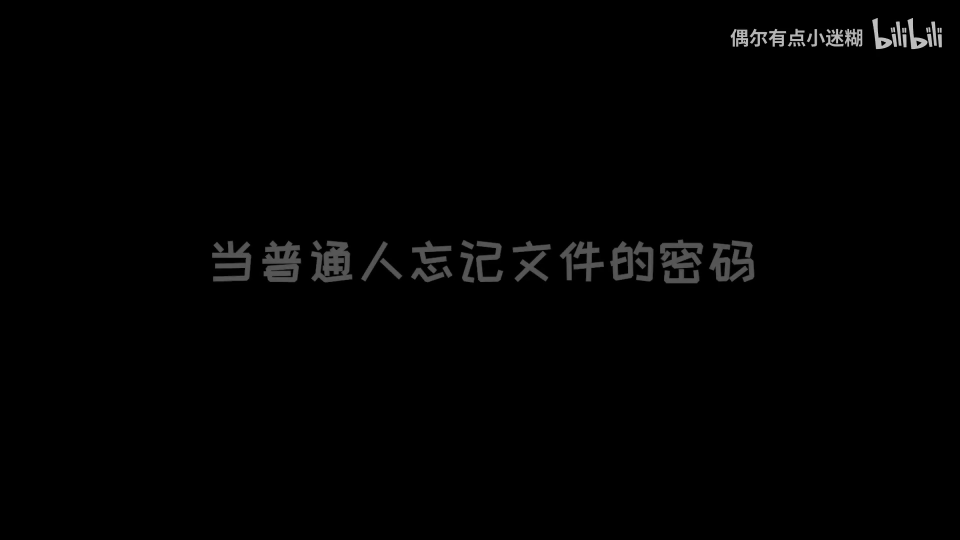
#> input picture Python-Packages/ML/image1.jpg, 1920 x 1080 px (shown at 1/2 size)
$ python -i v.py   (imports and definitions only)
#> lines starting #> are read from the running program, lines starting #| are printed output that depends on the picture; after the words box and inside, x2 and y2 are one past the last pixel; in counts of white or black regions, pixels touching at a corner belong together
#> further down, picture is the input picture: shape (1080, 1920, 3); min 0, max 217, mean 2.2
import cv2 as cv
import numpy as np
from PIL import ImageGrab
from pynput import mouse,keyboard

r"""
Reference:
[Python OpenCV查找图中的四边形/矩形](https://cloud.tencent.com/developer/article/1675022)
[pywinauto](https://github.com/pywinauto/pywinauto)
[What is pywinauto](https://pywinauto.readthedocs.io/en/latest/index.html)
[Handling the keyboard](https://pynput.readthedocs.io/en/latest/keyboard.html#monitoring-the-keyboard)
"""

Screen = (0,0,1920,1080)

font = cv.FONT_HERSHEY_SIMPLEX


def angle_cos(p0,p1,p2):
    d1,d2 = (p0-p1).astype('float'),(p2-p1).astype('float')
    return abs(np.dot(d1,d2)/np.sqrt(np.dot(d1,d1)*np.dot(d2,d2)))

def find_squares(img):
    squares = []
    img = cv.GaussianBlur(img,(3,3),0)
    gray = cv.cvtColor(img,cv.COLOR_BGR2GRAY)
    bin = cv.Canny(gray,30,100,apertureSize=3)
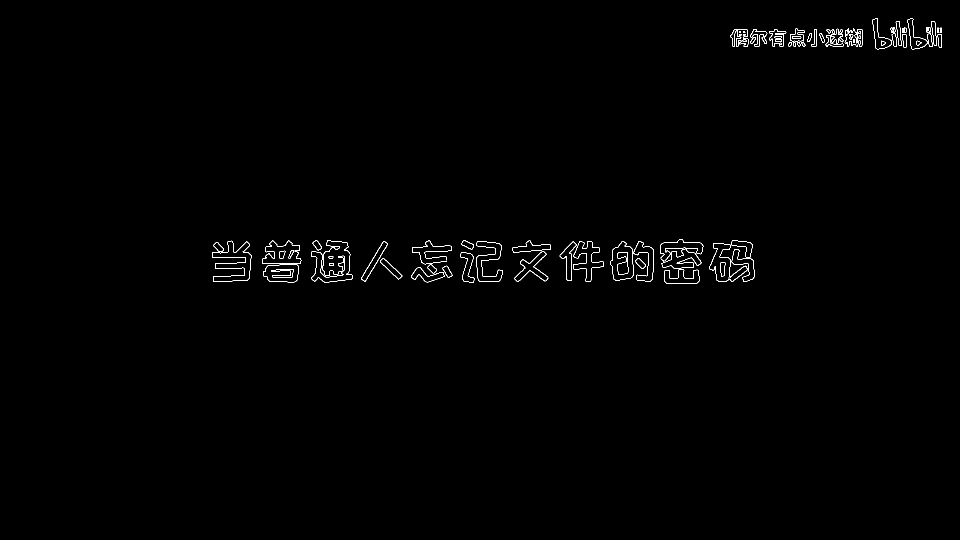
#> bin: shape (1080, 1920) (shown at 1/2 size); 0.54% white in thin lines or dots, all inside (x1, y1, x2, y2) = (424, 36, 1884, 567)
    contours , _hierarchy = cv.findContours(bin,cv.RETR_EXTERNAL,cv.CHAIN_APPROX_SIMPLE)
#> contours = 75 contours, 14 with area under 20; largest, box (x1, y1, x2, y2) and area: (1220, 482, 1307, 563) 4112, (524, 502, 603, 565) 2178, (952, 482, 1006, 564) 1994, (1463, 480, 1509, 564) 1698, (1320, 479, 1407, 538) 1470
    # print('轮廓数量：%d' % len(contours))
    index = 0
    for cnt in contours:
        cnt_len = cv.arcLength(cnt,True) # 计算轮廓周长
        cnt = cv.approxPolyDP(cnt,0.02*cnt_len,True) # 多边形逼近
        if len(cnt) == 4 and cv.contourArea(cnt) > 1000 and cv.isContourConvex(cnt):
            M = cv.moments(cnt) # 计算轮廓的矩
            cx = int(M['m10']/M['m00'])
            cy = int(M['m01']/M['m00']) #轮廓重心

            cnt = cnt.reshape(-1,2)
            # max_cos = np.max([angle_cos(cnt[i],cnt[(i+1)%4],cnt[(i+2)%4])] for i range(4))
            max_cos = np.max([angle_cos( cnt[i], cnt[(i+1) % 4], cnt[(i+2) % 4] ) for i in range(4)])
            if max_cos < 0.1:

            # if True:
                index = index + 1
                cv.putText(img,("#%d"%index),(cx,cy),font,0.7,(255,0,255),2)
                squares.append(cnt)
#> this loop made 75 passes
#> cnt_len on passes 1, 2, 3, 4, 5, 7, 9, 10, 11, 12, 13, 14: 251.6, 186.4, 68.43, 54.43, 24.83, 62.91, 122, 23.66, 195, 286.8, 467.9, 48.73
#> (cnt_len, cnt) on passes 6, 8, 21, 43, 44, 47: (70.49, [[1441, 525], [1442, 552], [1448, 551], [1450, 525]]), (127.1, [[765, 516], [760, 524], [796, 558], [804, 550]]), (209.2, [[770, 483], [724, 552], [728, 562], [775, 489]]), (65.07, [[1876, 68], [1878, 94], [1883, 94], [1883, 69]]), (64.24, [[1805, 68], [1807, 94], [1812, 94], [1812, 69]]), (66.73, [[1854, 68], [1858, 92], [1864, 93], [1861, 67]])
#> after the loop, index = 0; squares = []
    print(index)
#| 0
    return squares, img


def start():
    print('start')
    screen = np.array(ImageGrab.grab(bbox=Screen))

    squares, img = find_squares(screen)
    cv.drawContours( img, squares, -1, (0, 0, 255), 2 )
    cv.imshow('squares', img)
    # cv.imshow('screen',cv.cvtColor(screen,cv.COLOR_BGR2RGB))
    cv.waitKey(0)


# [4 lines not run here, left out]

>>> import cv2
>>> picture = cv2.imread('../Python-Packages/ML/image1.jpg')
>>> result = find_squares(picture)
